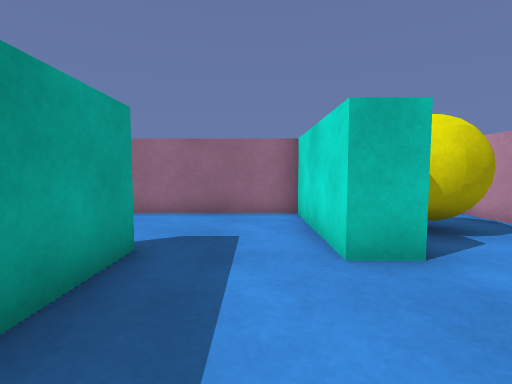
View 1 (above)

21 first-person views from a walk through a 3-D level made in the Unity game engine. The camera is 0.55 m above the floor, tilts 4° down and sees 85° across. The floor is counted in squares, 0.5 m on a side. Each view is taken from the middle of a square. On the plan, view 1 faces up. The plan holds only what a view shows up to about 12 squares ahead; the rest is blank.

View 2
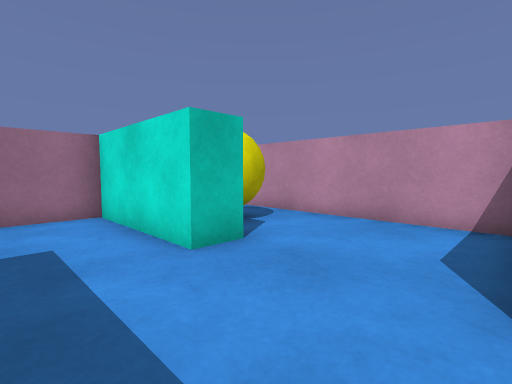

View 3
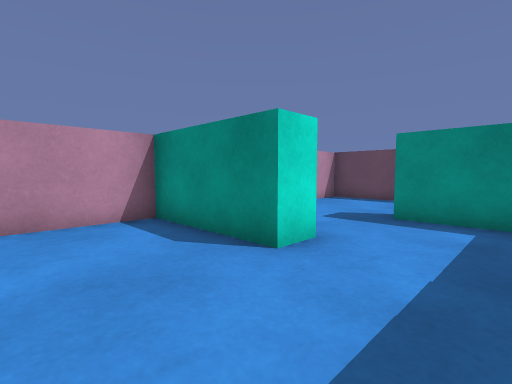

View 4
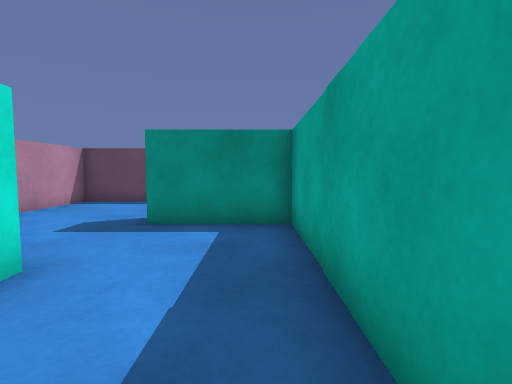

View 5
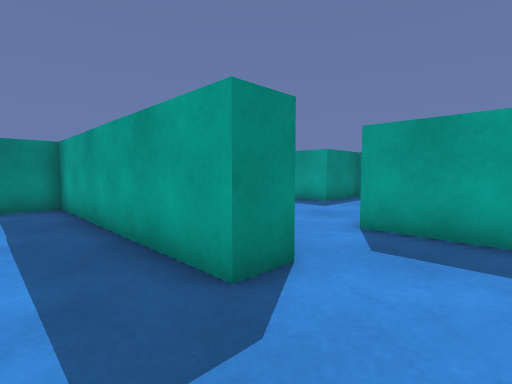

View 6
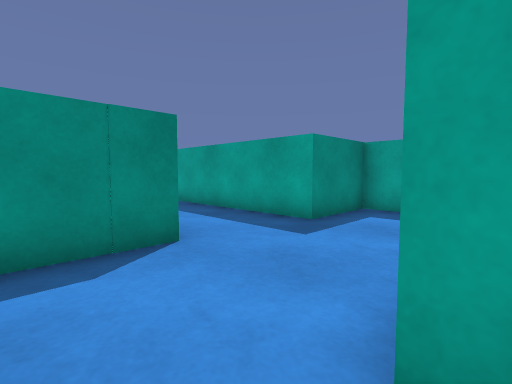

View 7
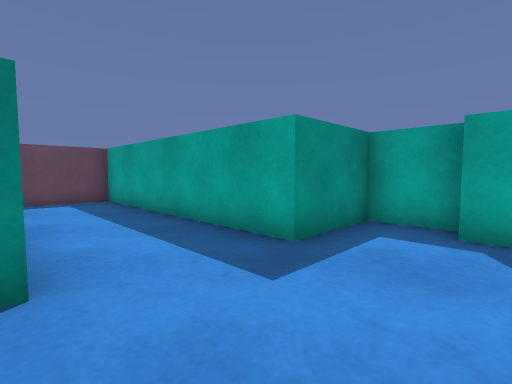

View 8
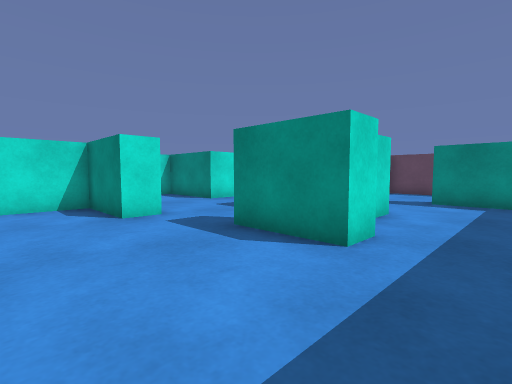

View 9
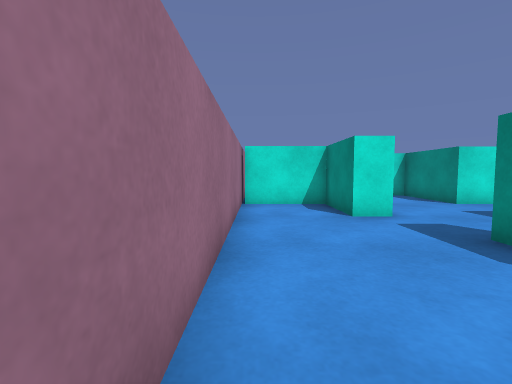

View 10
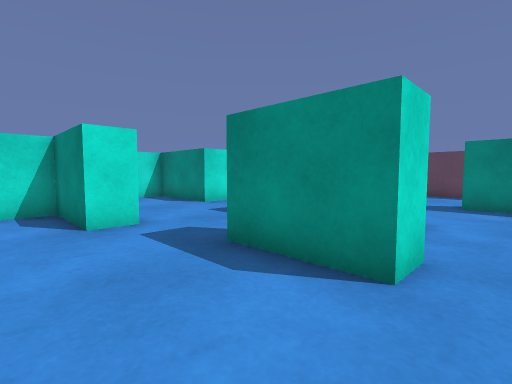

View 11
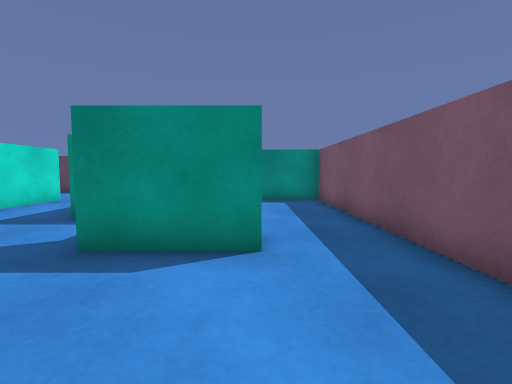

View 12
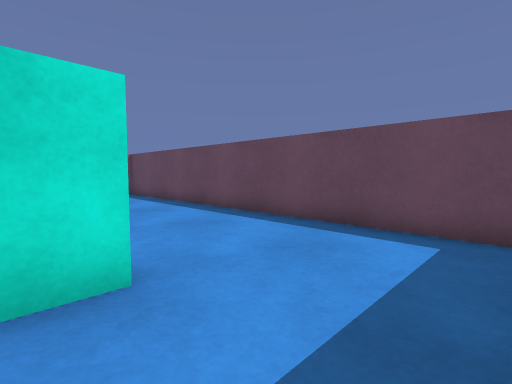

View 13
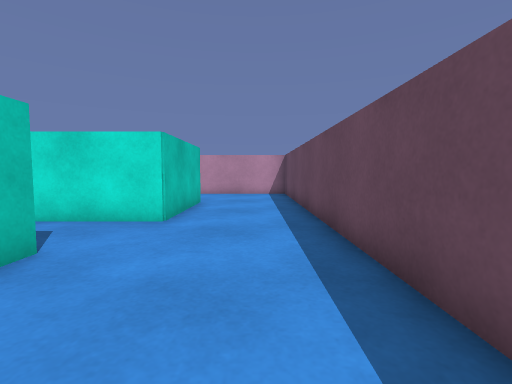

View 14
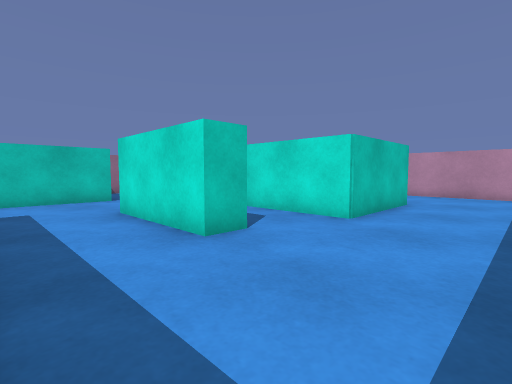

View 15
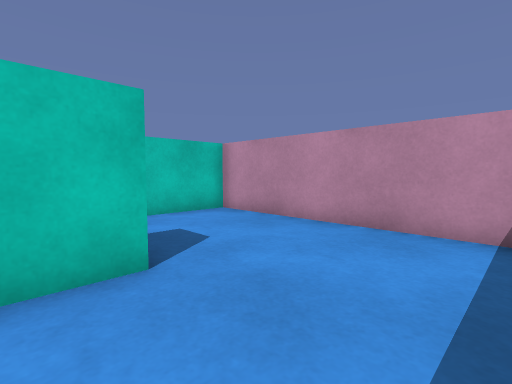

View 16
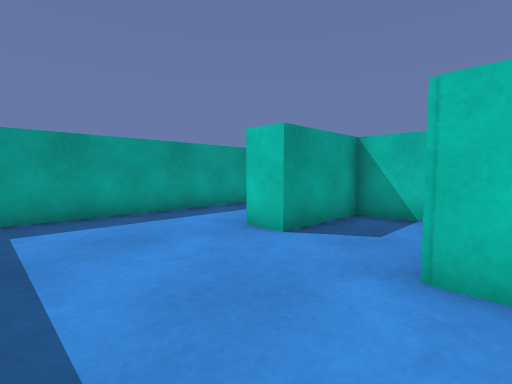

View 17
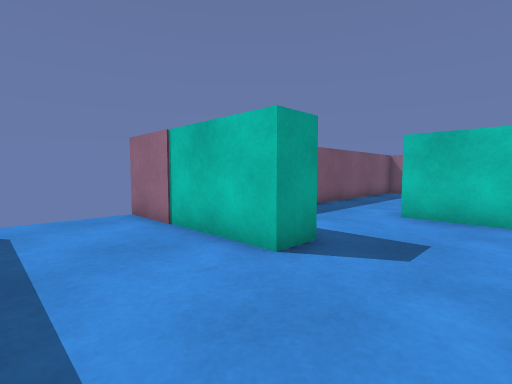

View 18
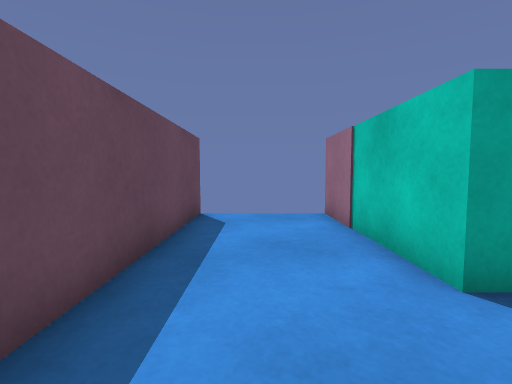

View 19
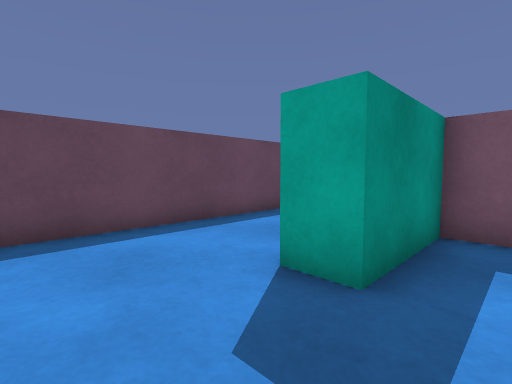

View 20
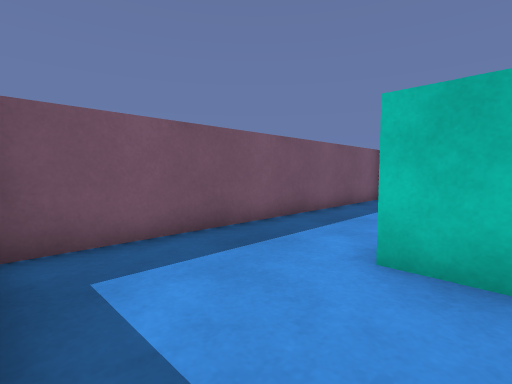

View 21
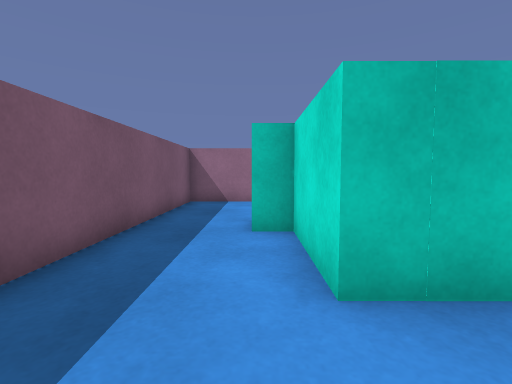

### Floor plan
Points are (right, up) in squares from view 1. A wall is a line through its corners. A room is listed if a view was taken in it or the views show most of it. See-through windows are left out.
Room 1 (views 1, 2, 3, 4)
walls: (2.1, 3.4) (1.1, 3.4) (1.1, 4.6); (1.6, -1.1) (1.6, 0) (5.5, 0) (5.5, 6.9); (-1.7, 3.9) (-1.7, -3.9) (0.4, -3.9)
ways out: opening at (-0.5, 4) to room 2; opening at (0.3, -2) to room 2
objects: other object (3, 4) to (4, 5)
Room 2 (views 5, 6, 7, 8, 9, 10, 11, 12, 13, 14, 15, 16, 17, 18, 19, 20, 21)
walls: (-9.5, -0.6) (-9.5, -8.5) (5.5, -8.5) (5.5, -1) (3, -1); (-3.6, -1) (-5.3, -1) (-5.3, -4) (-6.3, -4) (-6.3, 0) (-3.9, 0); (-9.1, 3.5) (-9.1, 4.6) (-6.5, 4.6); (-5.3, 4.5) (-5.3, 3.4) (-8.6, 3.4); (-2.8, 3.9) (-1.7, 3.9); (-7, 7.5) (-16.5, 7.5) (-16.5, -5.1) (-18.5, -5.1); (0.4, -3.9) (1.4, -3.9); (1.4, -4.9) (-2.8, -4.9) (-2.8, -1.2); (1.1, 4.6) (1.1, 7.5) (-4.2, 7.5); (-18.5, -8.5) (-11.1, -8.5)
ways out: opening at (-0.5, 4) to room 1; opening at (0.3, -2) to room 1
objects: other object (-16, -5) to (-14, -4); other object (-14, 2) to (-12, 3); other object (-13, -1); other object (-13, 1) to (-12, 1); other object (-12, -1) to (-10, 0); other object (-6, 5) to (-5, 7)

Where each view was taken, in squares from view 1:
view 1: 0 up, 0 right, facing up
view 2: 0 up, 1 left, facing up-right
view 3: 3 up, 1 left, facing down-right
view 4: 2 up, 1 left, facing down
view 5: 6 up, 0 right, facing down-left
view 6: 4 up, 4 left, facing down-left
view 7: 3 up, 6 left, facing down-left
view 8: 7 up, 16 left, facing down-right
view 9: 7 up, 16 left, facing right
view 10: 6 up, 15 left, facing down-right
view 11: 7 up, 14 left, facing down
view 12: 3 down, 9 left, facing down-right
view 13: 7 down, 9 left, facing right
view 14: 8 down, 9 left, facing up-right
view 15: 8 down, 0 right, facing up-right
view 16: 8 down, 2 left, facing up-left
view 17: 8 down, 11 left, facing up-left
view 18: 7 down, 11 left, facing left
view 19: 3 down, 11 left, facing down-left
view 20: 4 down, 12 left, facing up-left
view 21: 3 down, 14 left, facing up
